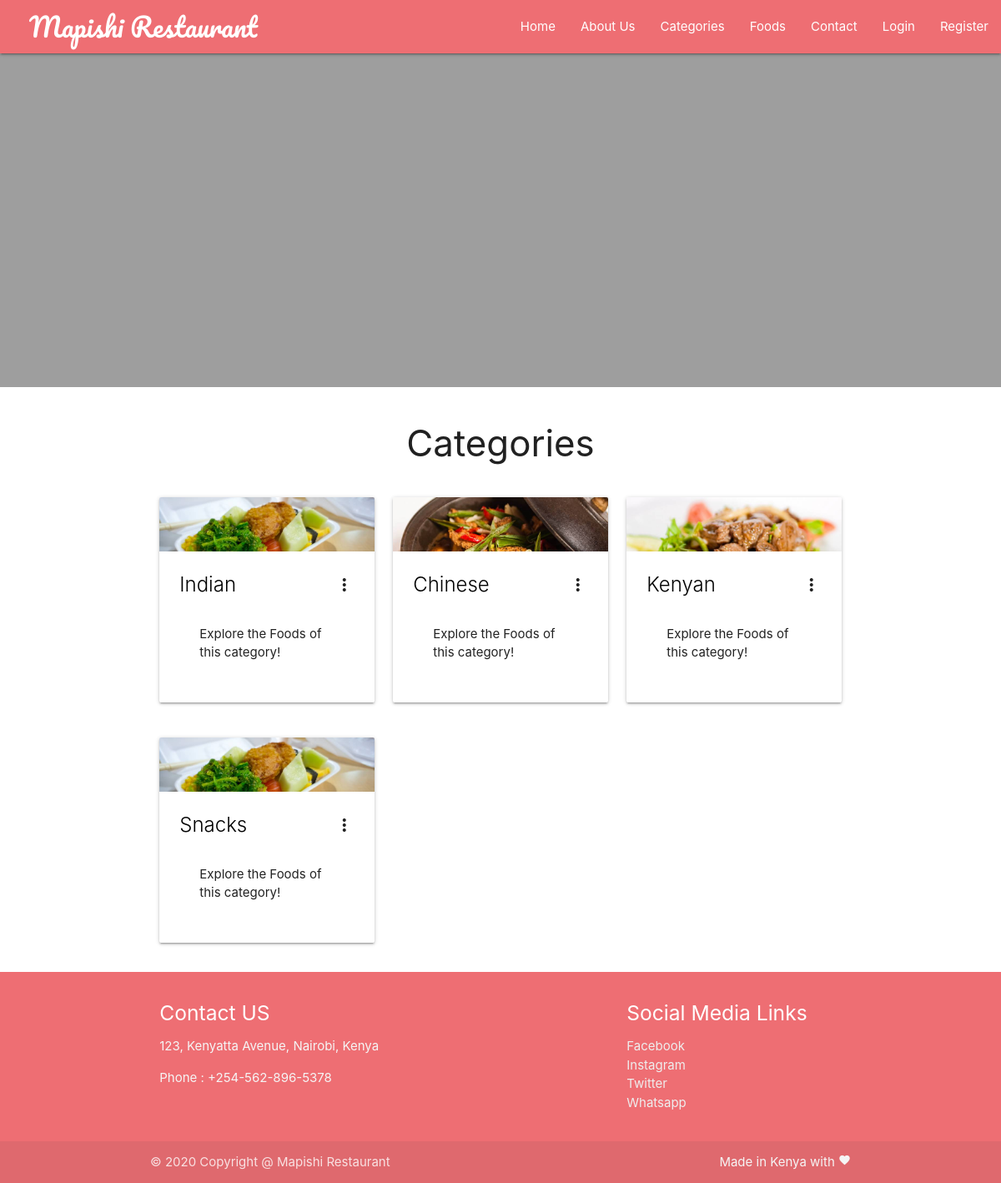
Screenshot of /food-categories.php with the database file from the repository.
### tables this page shows
CREATE TABLE `categories` (
  `id` int(11) NOT NULL,
  `name` varchar(250) NOT NULL,
  `short_desc` varchar(250) NOT NULL,
  `long_desc` varchar(500) NOT NULL
);

### chunks/categories.php (the view, shortened to what this page needs)
<?php
require('backends/connection-pdo.php');
$sql = 'SELECT * FROM categories';
$query  = $pdoconn->prepare($sql);
$query->execute();
$arr_all = $query->fetchAll(PDO::FETCH_ASSOC);
?>
<section class="fcategories">
	<div class="container">
		<div class="section white center">
			<h3 class="header">Categories</h3>
		</div>
<?php if (count($arr_all) == 0) {
	echo '<div class="section gray center" style="border: 1px solid black; border-radius: 5px;">
			<p class="header">Sorry No Categories to Display!</p>
		</div>';
} else {  ?>
<?php for ($i=1; $i <= count($arr_all); ) { ?>
		<div class="row">
			<?php for ($j=1; $j <= 3; $j++) { ?>
				<?php if ($i+$j-2 == count($arr_all)) {
					break;
				}  ?>
			<div class="col s12 m4">
				<div class="card">
				    <div class="card-image waves-effect waves-block waves-light">
				      <img class="activator" src="images/banner<?php echo $j; ?>.jpg">
				    </div>
				    <div class="card-content">
				      <span class="card-title activator grey-text text-darken-4"><a class="black-text" href="foods.php?id=<?php echo $arr_all[$i+$j-2]['id']; ?>"><?php echo $arr_all[$i+$j-2]['name']; ?></a><i class="material-icons right">more_vert</i></span>
				      <div class="card-content">
			          <p>Explore the Foods of this category!</p>
			        </div>
				    </div>
				  </div>
			</div>
			<?php } ?>
			<?php $i = $i + 3; ?>
		</div>
		<?php
				}
			}
			 ?>
	</div>
</section>

### food-categories.php (shortened to what this page needs)
<!DOCTYPE html>
<html lang="en">
<head>
	<link rel="stylesheet" href="https://cdnjs.cloudflare.com/ajax/libs/materialize/1.0.0/css/materialize.min.css">
	<link rel="stylesheet" href="css/style.css">
</head>
<body>
	<?php require('chunks/navbar.php'); ?>
	<?php require('chunks/banner-slider.php'); ?>
	<?php require('chunks/categories.php'); ?>
	<?php require('chunks/footer.php'); ?>
</body>
</html>

### chunks/navbar.php (shortened to what this page needs)
<section class="fnavbar">
		<div class="navbar-fixed">
		<nav>
		    <div class="nav-wrapper">
		      <a href="#" class="brand-logo">Mapishi Restaurant</a>
		      <ul class="right hide-on-med-and-down">
		        <li><a href="/Restaurant/index.php" class="hvr-grow">Home</a></li>
		        <li><a href="/Restaurant/about-restaurant.php" class="hvr-grow">About Us</a></li>
		        <li><a href="food-categories.php" class="hvr-grow">Categories</a></li>
		        <li><a href="foods.php" class="hvr-grow">Foods</a></li>
		        <li><a href="#" class="hvr-grow" onclick="toggleModal('Contact Info', 'You can contact us directly by calling to this number +254-225-314-3456. Check the bottom Footer Section of the website for more info.');">Contact</a></li>
		        <?php
		        	if (isset($_SESSION['user'])) {
		        		echo '<li><a href="#" class="hvr-grow">Hi, '.$_SESSION['user'].'</a></li>
		        		<li><a href="logout.php" class="hvr-grow">Logout</a></li>';
		        	} else {
		        		echo '<li><a href="#" class="hvr-grow modal-trigger" data-target="modal1">Login</a></li>
		        		<li><a href="#" class="hvr-grow modal-trigger" data-target="modal2">Register</a></li>';
		        	}
		        ?>
		      </ul>
		    </div>
		  </nav>
		</div>
	</section>

### chunks/banner-slider.php (shortened to what this page needs)
<section class="fslider">
		<div class="slider">
			<ul class="slides">
		    </ul>
	  </div>
	</section>

### chunks/footer.php
<section class="ffooter">
		<footer class="page-footer">
          <div class="container">
            <div class="row">
              <div class="col l6 s12">
                <h5 class="white-text">Contact US</h5>
                <p class="grey-text text-lighten-4">123, Kenyatta Avenue, Nairobi, Kenya</p>
                <p class="grey-text text-lighten-4">Phone : +254-562-896-5378</p>
              </div>
              <div class="col l4 offset-l2 s12">
                <h5 class="white-text">Social Media Links</h5>
                <ul>
                  <li><a class="grey-text text-lighten-3" href="#!">Facebook</a></li>
                  <li><a class="grey-text text-lighten-3" href="#!">Instagram</a></li>
                  <li><a class="grey-text text-lighten-3" href="#!">Twitter</a></li>
                  <li><a class="grey-text text-lighten-3" href="#!">Whatsapp</a></li>
                </ul>
              </div>
            </div>
          </div>
          <div class="footer-copyright">
            <div class="container">
            © 2020 Copyright @ Mapishi Restaurant
            <a class="grey-text text-lighten-4 right" href="#!">Made in Kenya with <span><i class="tiny material-icons">favorite</i></span></a>
            </div>
          </div>
        </footer>
	</section>

### css/style.css (style rules this page uses)
.nav-wrapper > a { text-decoration: none; font-family: 'Pacifico', cursive; }
.hvr-grow { text-decoration: none; }
@media (min-width : 992px) { .nav-wrapper > a { padding-left: 35px; } }

### rows the page displays
categories: name "Indian"
categories: shows a picture, name "Chinese"
categories: shows a picture, name "Kenyan"
categories: name "Snacks"
